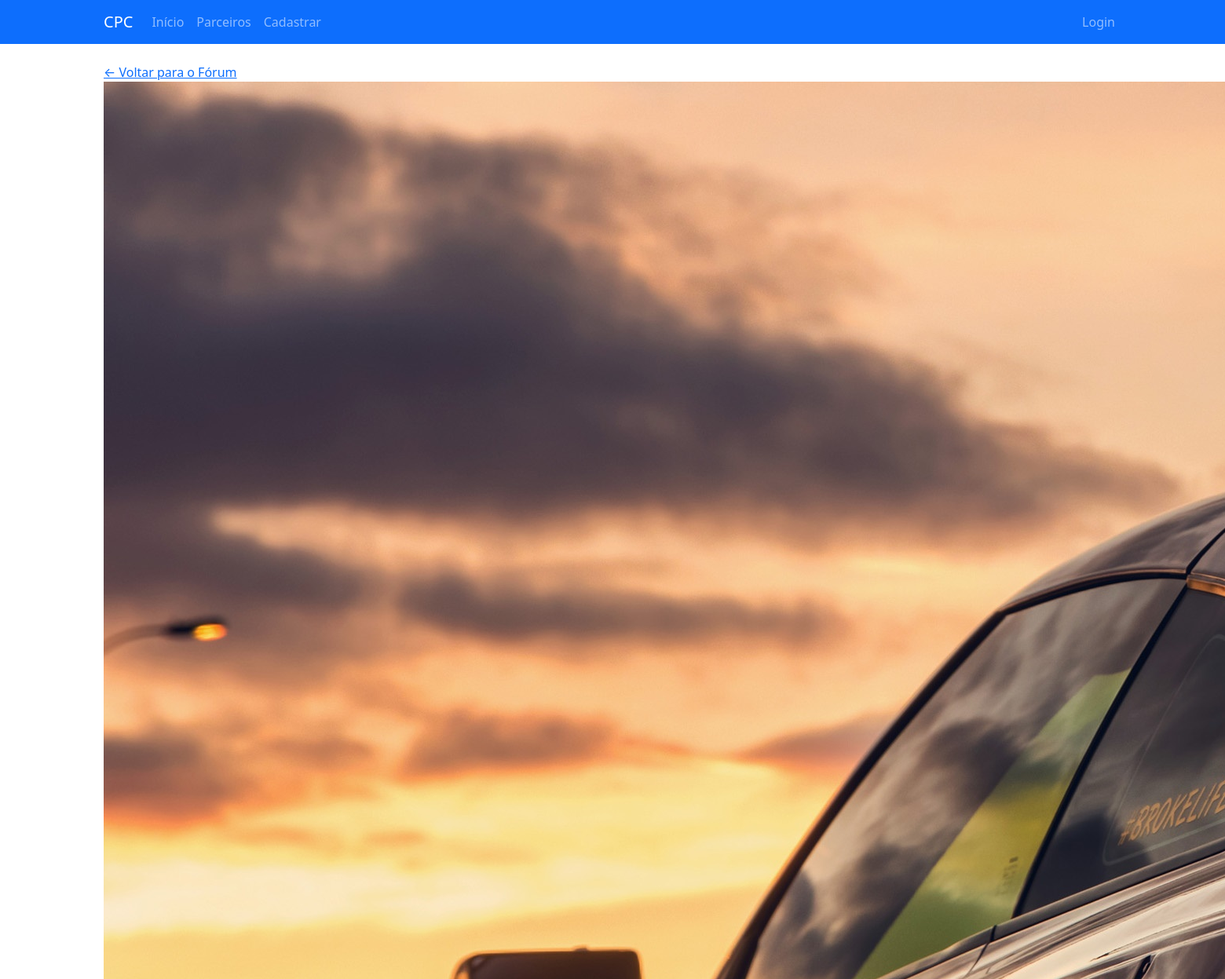
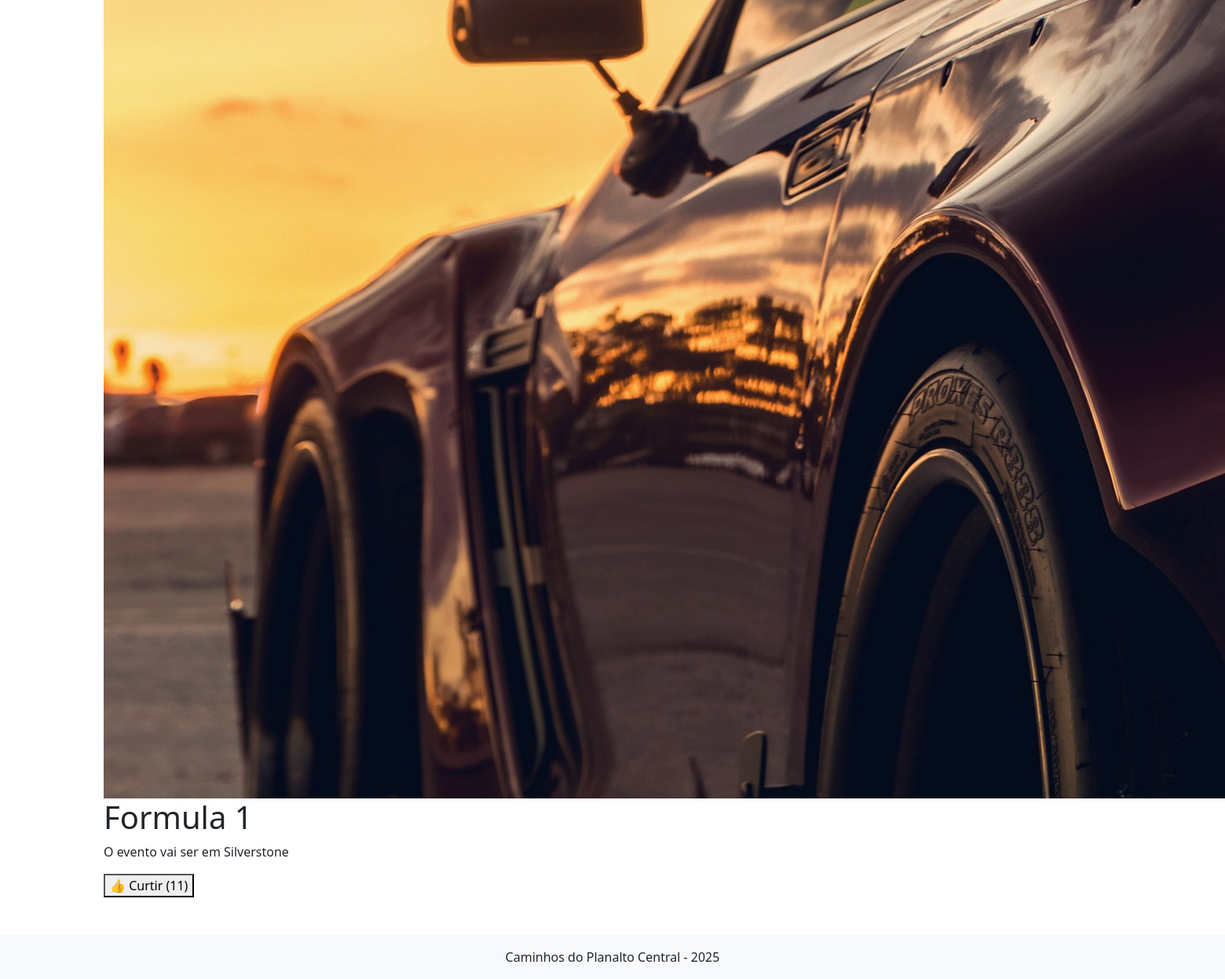
Screenshot of /forum/forumOne/4/ with the database file from the repository (2 pictures, top to bottom).
### forum_view/models.py (models this page shows, shortened)
class Post(models.Model):
    TIPOS_CHOICES = [
        ('evento', 'Evento'),
        ('anuncios', 'Anúncio'),
    ]
    tipo = models.CharField(max_length=10, choices=TIPOS_CHOICES)
    titulo = models.CharField(max_length=255)
    descricao = models.TextField()
    imagem = models.ImageField(upload_to='uploads/', blank=True, null=True)
    likes = models.IntegerField(default=0)
    criado_em = models.DateTimeField(auto_now_add=True)

### forum_view/views.py (the view)
# urls.py: path('forumOne/<int:pk>/', views.forumOne, name='forum_one'),
def forumOne(request, pk):
    post = get_object_or_404(Post, pk=pk)
    return render(request, 'forum/forumOne.html', {'post': post})

### forum_view/templates/forum/forumOne.html (shortened to what this page needs)
{% extends 'home_view/base.html' %}
{% block content %}
<div class="forumone-container">
    <a href="{% url 'forum' %}" class="btn-voltar">← Voltar para o Fórum</a>
    <div class="forumone-card">
        {% if post.imagem %}
            <img src="{{ post.imagem.url }}" alt="Imagem do post" class="post-imagem">
        {% endif %}
        <h1 class="post-titulo">{{ post.titulo }}</h1>
        <p class="post-descricao">{{ post.descricao }}</p>
        <form method="POST" action="{% url 'like_post' post.id %}">
            <button type="submit" class="btn-like">👍 Curtir ({{ post.likes }})</button>
    </div>
</div>
{% endblock %}
{% block extra_head %}
    {% load static %}
{% endblock %}

### rows the page displays
Post: imagem (picture), titulo "Formula 1", descricao "O evento vai ser em Silverstone", likes "11"
